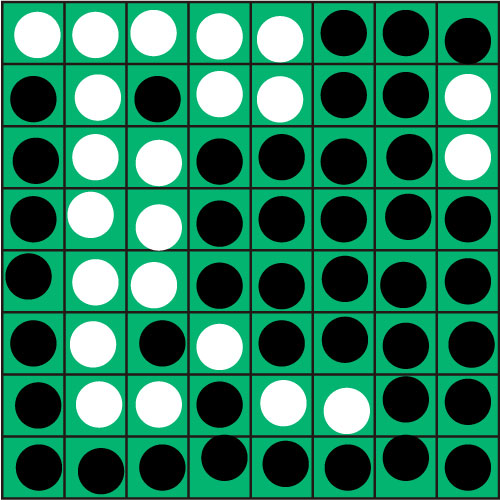
//> input picture 14/01/input1.jpg, 500 x 500 px
$ ./final1_x22004   (built with g++ and OpenCV 4)
//> lines starting //> are read from the running program, lines starting //| are printed output that depends on the picture; after the words box and inside, x2 and y2 are one past the last pixel; in counts of white or black regions, pixels touching at a corner belong together
#include <iostream>
#include <opencv2/opencv.hpp>

#define FILE_NAME "../input1.jpg"
#define THRESHOLD (80)
#define THRESHOLD2 (70)

#define WINDOW_NAME_INPUT "input"
#define WINDOW_NAME_OUTPUT "output"
#define WINDOW_NAME_BINARY "binary"
int main(int argc, char const *argv[])
{
    // 読み込まれたオセロ盤の画像から、盤面を仕切る黒線の枠を抽出し、赤線で描画するプログラム

    // 1.画像の読み込み
    cv::Mat input_image = cv::imread(FILE_NAME, cv::IMREAD_COLOR);
//> input_image is the input picture: 500 rows x 500 cols, CV_8UC3; mean B, G, R 94.6, 126.9, 44
    // 出力画像用の変数
    cv::Mat dst_image;
    // input_imageをdst_imageにクローン
    input_image.copyTo(dst_image);

    if (input_image.empty())
    {
        std::cerr << "Failed to open image file." << std::endl;
        return -1;
    }

    // 2.グレースケール化
    cv::Mat gray_image;
    // 領域確保
    gray_image.create(input_image.rows, input_image.cols, CV_8UC1);
    cv::cvtColor(input_image, gray_image, cv::COLOR_BGR2GRAY);
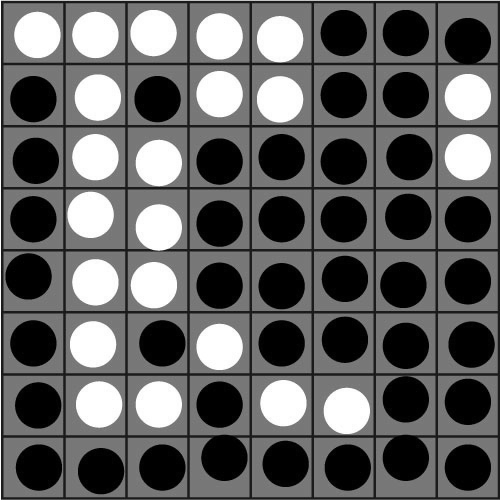
//> gray_image: 500 rows x 500 cols, CV_8UC1; min 0, max 255, mean 98.4

    // 3.2値化
    cv::Mat bin_image;
    // 領域確保
    bin_image.create(input_image.rows, input_image.cols, CV_8UC1);
    cv::threshold(gray_image, bin_image, THRESHOLD, 255, cv::THRESH_BINARY);
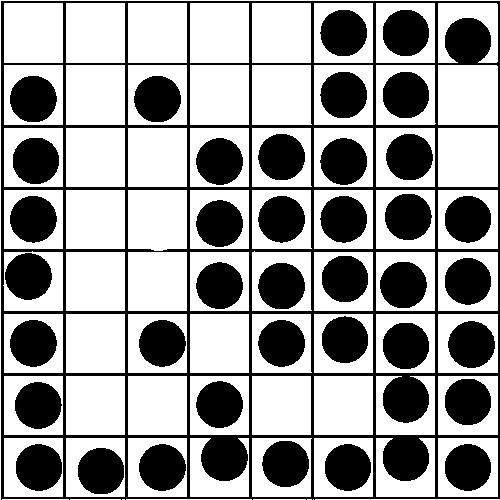
//> bin_image: 500 rows x 500 cols, CV_8UC1; 61.6% white; 39 black regions, largest, box (x1, y1, x2, y2) and area: (1, 1, 500, 500) 30990, (10, 320, 57, 367) 1720, (196, 200, 243, 247) 1717

    // 4.縦横それぞれから輝度値のヒストグラムをとる
    int x, y, i;

    // 4-1.画像の縦横のサイズを測る
    int width = input_image.cols;
//> width = 500
    int height = input_image.rows;
//> height = 500

    // 配列番号がx方向の座標、中に格納されるデータが輝度値のヒストグラムを作成
    int x_hist[width][height];
    // 配列番号がy方向の座標、中に格納されるデータが輝度値のヒストグラムを作成
    int y_hist[height][width];
    // 4-2.初期化
    for (i = 0; i < width; i++)
    {
        for (int j = 0; j < height; j++)
        {
            x_hist[i][j] = 0;
        }
    }

    for (i = 0; i < height; i++)
    {
        for (int j = 0; j < width; j++)
        {
            y_hist[i][j] = 0;
        }
    }

    // 4-3.ヒストグラムの作成

    // 4-3-1.x方向のヒストグラム(bin_imageの現在座標の画素値を配列に格納)
    for (y = 0; y < height; y++)
    {
        for (x = 0; x < width; x++)
        {
            x_hist[x][y] = bin_image.at<unsigned char>(y, x);
        }
    }

    // 4-3-2.y方向のヒストグラム
    for (x = 0; x < width; x++)
    {
        for (y = 0; y < height; y++)
        {
            y_hist[y][x] = bin_image.at<unsigned char>(y, x);
        }
    }

    // 5-1.x方向のヒストグラムの画素値が0の時が連続してTHRESHOLD2以上の場合、該当x軸を赤く塗りつぶす
    for (y = 0; y < height; y++)
    {
        int count = 0;
        for (x = 0; x < width; x++)
        {
            if (x_hist[x][y] == 0)
            {
                count++;
            }
            else
            {
                count = 0;
            }
            if (count >= THRESHOLD2)
            {
                for (int i = 0; i < THRESHOLD2; i++)
                {
                    dst_image.at<cv::Vec3b>(y, x - i)[0] = 0;
                    dst_image.at<cv::Vec3b>(y, x - i)[1] = 0;
                    dst_image.at<cv::Vec3b>(y, x - i)[2] = 255;
                }
            }
        }
    }
//> this loop made 500 passes
//> count on passes 1 to 3: 0, 499, 499
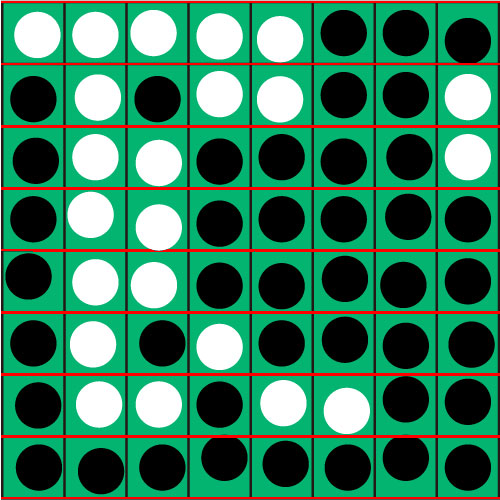
//> dst_image: 500 rows x 500 cols, CV_8UC3; 4.77% of pixels changed, all inside (x1, y1, x2, y2) = (1, 1, 500, 499)

    // 5-2.y方向のヒストグラムの画素値が0の時が連続してTHRESHOLD2以上の場合、該当y軸を赤く塗りつぶす
    for (x = 0; x < width; x++)
    {
        int count = 0;
        for (y = 0; y < height; y++)
        {
            if (y_hist[y][x] == 0)
            {
                count++;
            }
            else
            {
                count = 0;
            }
            if (count >= THRESHOLD2)
            {
                for (int i = 0; i < THRESHOLD2; i++)
                {
                    dst_image.at<cv::Vec3b>(y - i, x)[0] = 0;
                    dst_image.at<cv::Vec3b>(y - i, x)[1] = 0;
                    dst_image.at<cv::Vec3b>(y - i, x)[2] = 255;
                }
            }
        }
    }
//> this loop made 500 passes
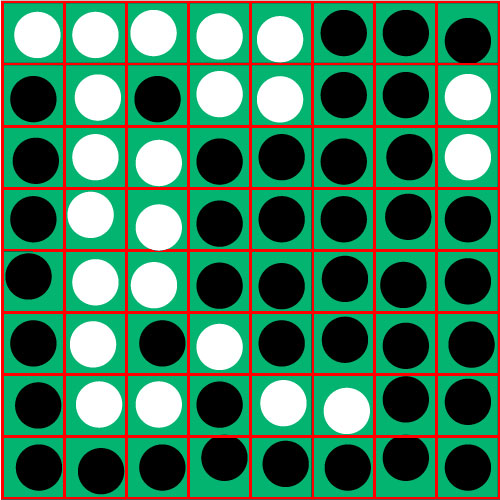
//> dst_image: 500 rows x 500 cols, CV_8UC3; 4.79% of pixels changed, all inside (x1, y1, x2, y2) = (1, 3, 500, 500)

    // 6.画像の表示
    cv::imshow(WINDOW_NAME_INPUT, input_image);
    cv::imshow(WINDOW_NAME_BINARY, bin_image);
    cv::imshow(WINDOW_NAME_OUTPUT, dst_image);

    cv::waitKey(0);

    return 0;
}
// Github copilotを使用
// プロンプトは上記の番号がついている文章をそのまま使用

// x22041 近藤秀祐にアルゴリズムを教えました

//7月29日 1:28 自動インデントを行ったか不明なため、自動インデントを行ったのち、再提出
//7月31日 14:16 x22001 青嶋瑠捺とx22052 島崎流奈に相談を受け、回答しました。
